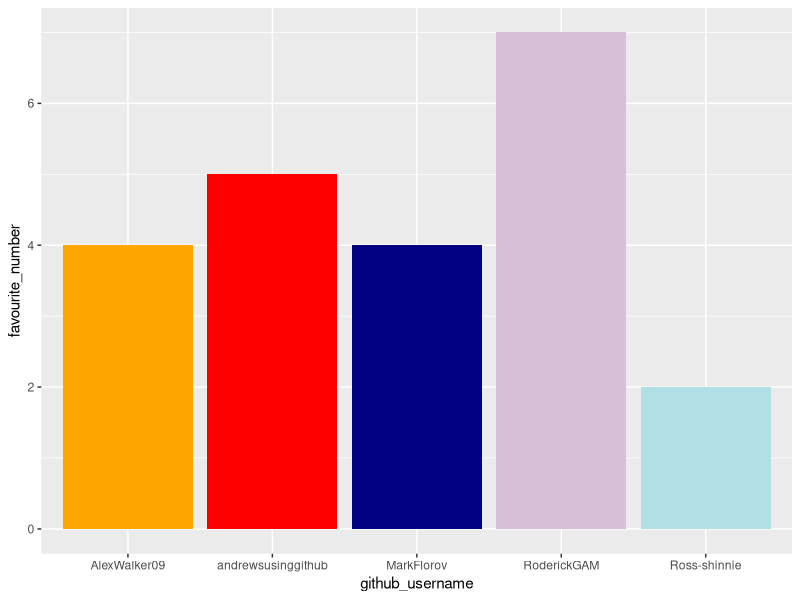
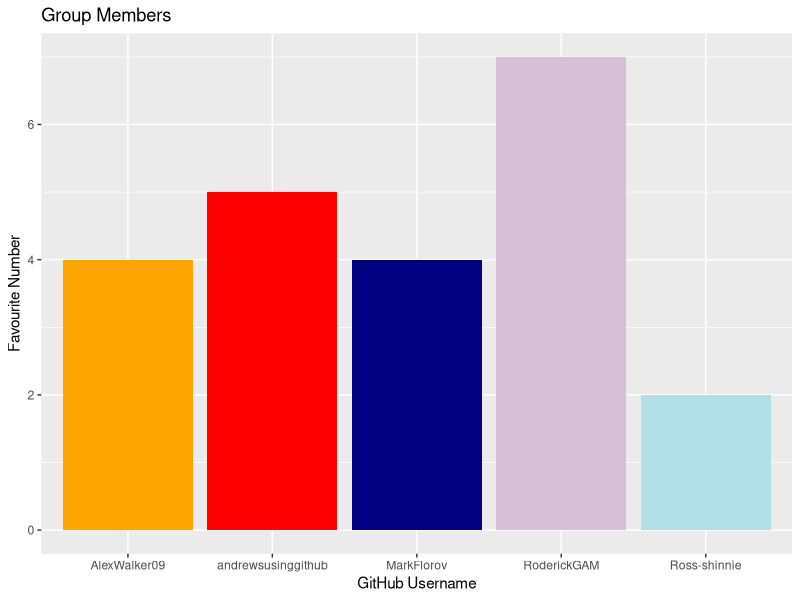
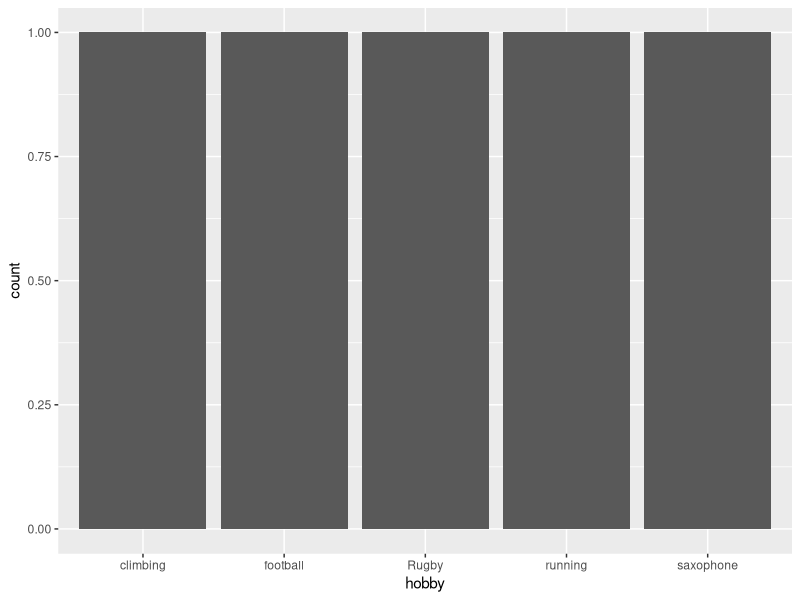

Here is the R script that generated these plots, in order:
## ---- chunk 1
library(tidyverse) 
## ---- chunk 2
team_data <- tibble(
  name = c("Ross", "Roderick", "Mark", 
           "Andrew", "Alex"),
  github_username = c("Ross-shinnie", "RoderickGAM", "MarkFlorov", 
                      "andrewsusinggithub", "AlexWalker09"), 
  colour = c("powderblue", "thistle", "navy", 
             "red", "orange"),
  hobby = c("Rugby", "running", "football", 
            "climbing", "saxophone"),
  favourite_number = c(2, 7, 4, 5, 4)
  )

team_data
## ---- chunk 3
p1 <- ggplot(data = team_data, 
             mapping = aes(x = github_username, 
                           y = favourite_number,
                           fill = colour), 
             ) +
   geom_col() +
   scale_fill_identity()
p1
## ---- chunk 4
p1 + labs(x = "GitHub Username", 
          y = "Favourite Number",
          title = "Group Members")
## ---- chunk 5
p2 <- ggplot(team_data, aes(x = hobby)) +
  geom_bar()
p2
